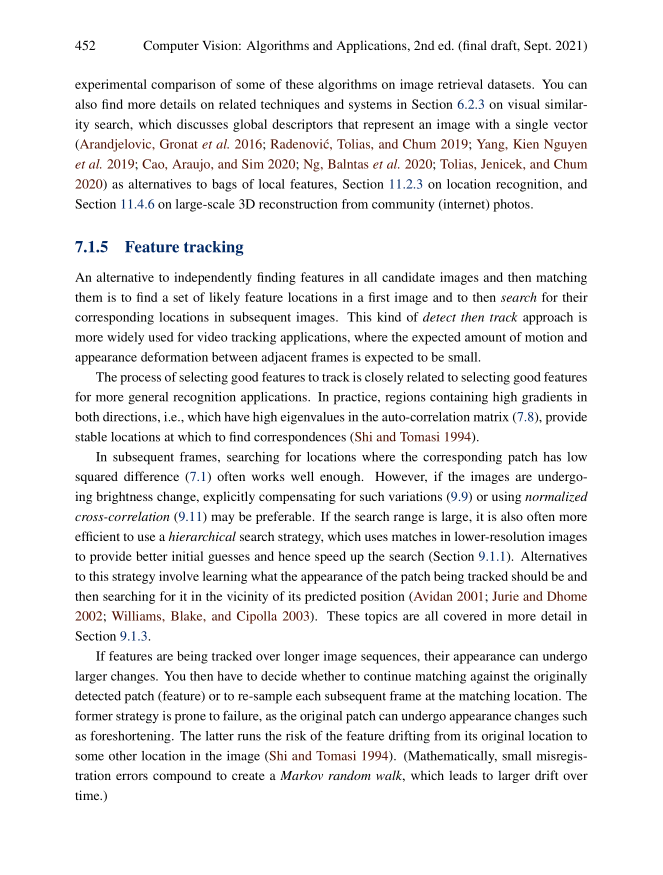
#> input picture assignment_4/reference_img.png, 1325 x 1750 px (shown at 1/2 size)
$ python main.py
#> lines starting #> are read from the running program, lines starting #| are printed output that depends on the picture; after the words box and inside, x2 and y2 are one past the last pixel; in counts of white or black regions, pixels touching at a corner belong together; pictures that were not available may be replaced by others from this repository, and a replacement may not be noted
#> in main, reference_image is the input picture: shape (1750, 1325, 3); mean B, G, R 239, 239, 239.3
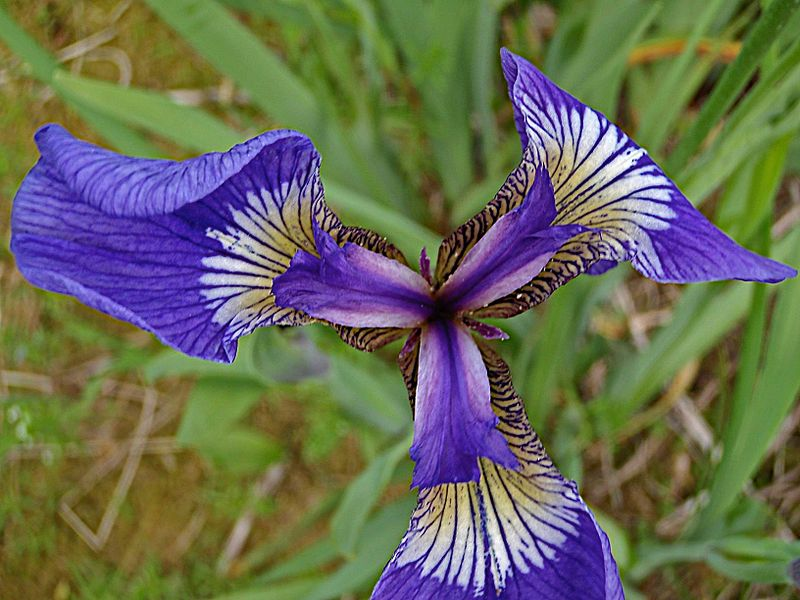
#> input picture assignment_1/iris-1.jpg, 800 x 600 px, given in place of align_this.jpg, which was not available
#> in main, image_to_align is the input picture: shape (600, 800, 3); mean B, G, R 86.8, 107.1, 104.6
import os
import cv2
import numpy as np

REFERENCE_IMAGE_PATH = os.path.join(os.path.dirname(__file__), "reference_img.png")
ALIGN_IMAGE_PATH = os.path.join(os.path.dirname(__file__), "align_this.jpg")
SOLUTIONS_DIR = os.path.join(os.path.dirname(__file__), "solutions")

def detect_harris_corners(reference_image, max_corners=200, quality_level=0.01, min_distance=10):
#> called with max_corners = 200, quality_level = 0.01, min_distance = 10
    gray_img = cv2.cvtColor(reference_image, cv2.COLOR_BGR2GRAY)
    gray_img = np.float32(gray_img)

    corners = cv2.goodFeaturesToTrack(
        gray_img,
        maxCorners=0,
        qualityLevel=quality_level,
        minDistance=min_distance,
        useHarrisDetector=True,
        k=0.04,
    )

    detected_img = reference_image.copy()
    if corners is not None:
        for corner in corners:
            x, y = corner.ravel()
            cv2.circle(detected_img, (int(x), int(y)), 3, (0, 0, 255), -1)
#> this loop made 4110 passes
#> (x, y) on passes 1 to 3: (1066, 176), (345, 1479), (955, 881)
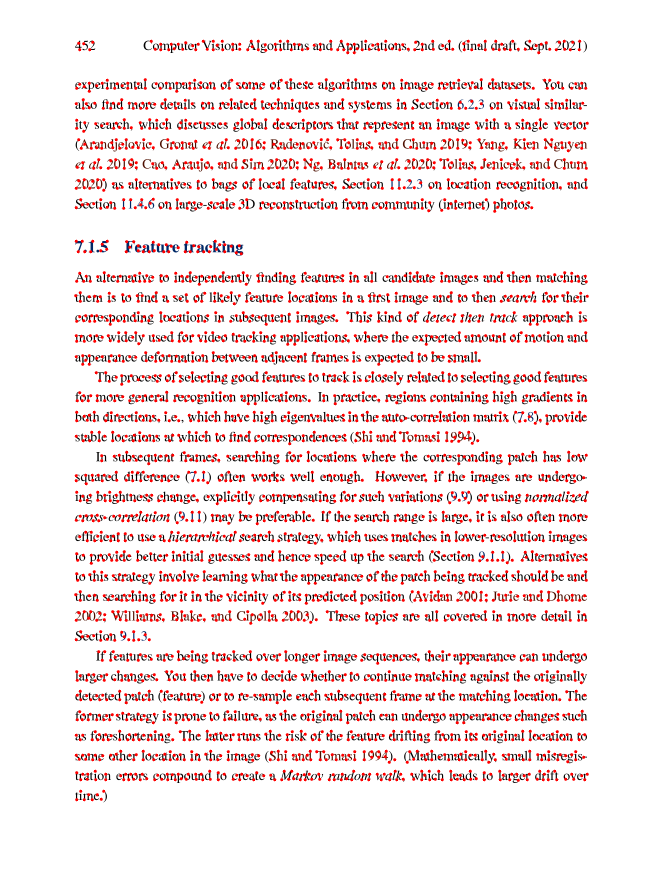
#> detected_img: shape (1750, 1325, 3) (shown at 1/2 size); 5.14% of pixels changed, all inside (x1, y1, x2, y2) = (148, 79, 1178, 1603)

    return detected_img

def align_img (image_to_align, reference_image, max_features, good_match_precent):
#> called with max_features = 1500, good_match_precent = 0.15
    gray_alignment = cv2.cvtColor(image_to_align, cv2.COLOR_BGR2GRAY)
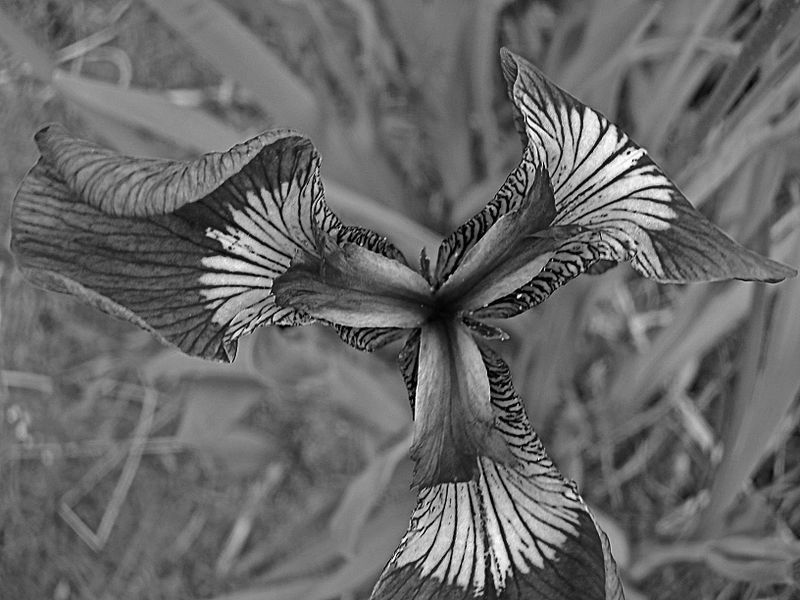
#> gray_alignment: shape (600, 800); min 0, max 255, mean 104.1
    ref_gray = cv2.cvtColor(reference_image, cv2.COLOR_BGR2GRAY)

    orb = cv2.ORB_create(max_features)
    alignment_keypoints, alignment_descriptors = orb.detectAndCompute(gray_alignment, None)
#> alignment_keypoints = 1500 keypoints; strongest (x, y, size): (518, 296, 31), (520, 295, 31), (628, 153, 31), (523, 161, 31)
    ref_keypoints, ref_descriptors = orb.detectAndCompute(ref_gray, None)
#> ref_keypoints = 1506 keypoints; strongest (x, y, size): (817, 1159, 31), (831, 606, 31), (253, 1159, 31), (510, 1119, 31)

    matcher = cv2.BFMatcher(cv2.NORM_HAMMING, crossCheck=True)
    matches = list(matcher.match(alignment_descriptors, ref_descriptors, None))
#> matches = 199 matches

    matches = sorted(matches, key=lambda x: x.distance, reverse=False)
    match_count = int(len(matches) * good_match_precent)
#> match_count = 29
    matches = matches[:match_count]
#> matches = 29 matches

    matched_img = cv2.drawMatches(
        image_to_align, alignment_keypoints, reference_image,
        ref_keypoints, matches, None
    )
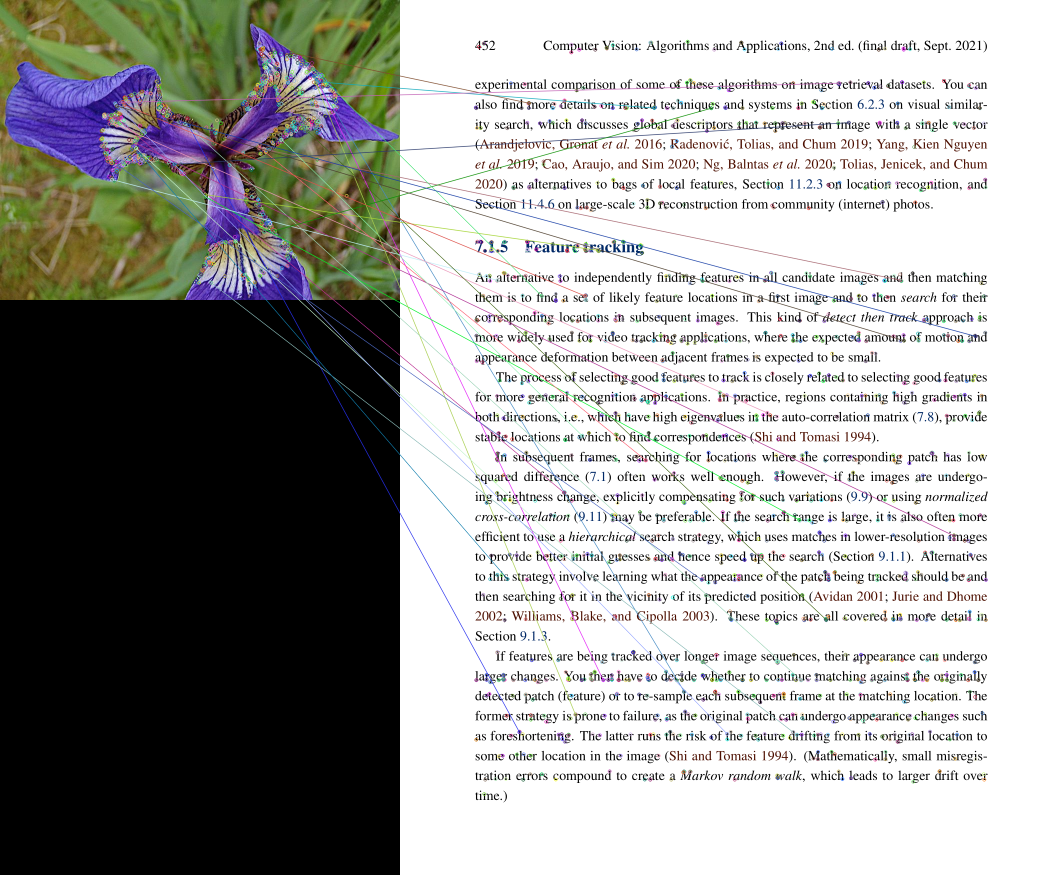
#> matched_img: shape (1750, 2125, 3) (shown at 1/2 size); mean B, G, R 159.3, 161.8, 161.6

    alignment_points = np.zeros((len(matches), 2), dtype=np.float32)
#> alignment_points = 29 pairs, first value 0 to 0, second value 0 to 0
    ref_points = np.zeros((len(matches), 2), dtype=np.float32)
#> ref_points = 29 pairs, first value 0 to 0, second value 0 to 0

    for i, match in enumerate(matches):
        alignment_points[i, :] = alignment_keypoints[match.queryIdx].pt
        ref_points[i, :] = ref_keypoints[match.trainIdx].pt
#> this loop made 29 passes
#> after the loop, alignment_points = 29 pairs, first value 223.9 to 635, second value 105.8 to 565; ref_points = 29 pairs, first value 194.4 to 1150.8, second value 165.9 to 1467.4

    homography, mask = cv2.findHomography(alignment_points, ref_points, cv2.RANSAC)
#> homography = [[-0.426, -0.531, 266], [-0.348, -0.829, 317.4], [-0.00127, -0.00228, 1]]; mask = 29 values, max 1 at index 4, min 0 at index 0, mean 0.138

    height, width, _ = reference_image.shape
#> height = 1750; width = 1325
    aligned_img = cv2.warpPerspective(image_to_align, homography, (width, height))
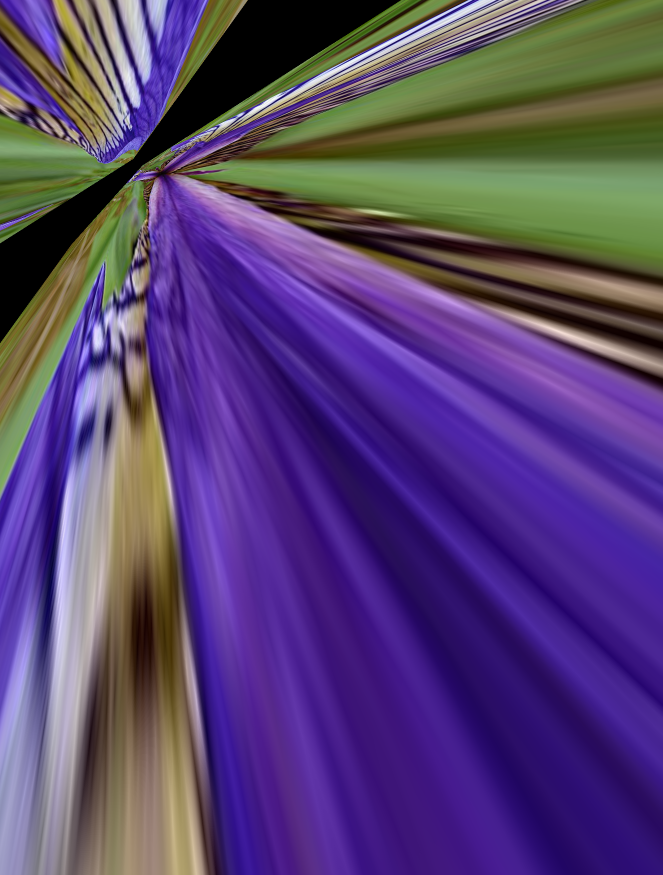
#> aligned_img: shape (1750, 1325, 3) (shown at 1/2 size); mean B, G, R 113.9, 66.9, 87.6

    return aligned_img, matched_img

def main():
    reference_image = cv2.imread(REFERENCE_IMAGE_PATH)
    if reference_image is None:
        raise FileNotFoundError("Reference image not found")
    os.makedirs(SOLUTIONS_DIR, exist_ok=True)

    image_to_align = cv2.imread(ALIGN_IMAGE_PATH)
    if image_to_align is None:
        raise FileNotFoundError("Alignment image not found")

    harris_corners_detected_img = detect_harris_corners(reference_image)
    cv2.imwrite(os.path.join(SOLUTIONS_DIR, "harris.png"), harris_corners_detected_img)
    print("Harris corners image saved")

    aligned_img, matched_img = align_img(image_to_align,
                                         reference_image,
                                         max_features=1500,
                                         good_match_precent=0.15
                                         )
    cv2.imwrite(os.path.join(SOLUTIONS_DIR, "aligned.png"), aligned_img)
    cv2.imwrite(os.path.join(SOLUTIONS_DIR, "matches.png"), matched_img)
    print("Aligned and matched image saved")

if __name__ == "__main__":
    main()
